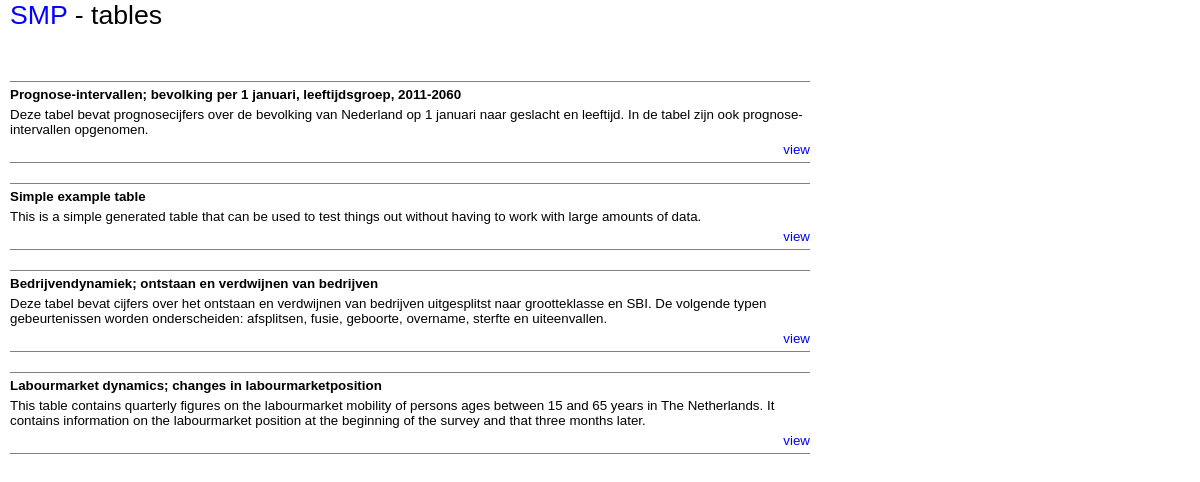
The page / on the database its author committed.
### tables this page shows
CREATE TABLE tables 
( id INTEGER,
	name TEXT,
	longname TEXT,
	description TEXT,
	url TEXT 
);

### index.php (the view, shortened to what this page needs)
<!DOCTYPE html>
<html lang="en">
  <head>
    <link rel="stylesheet" href="css/smp.css" type="text/css"/>
  </head>
  <body>
    <header>
        <h1><a href="<?php echo $_SERVER['PHP_SELF'];?>">SMP</a> - tables</h1>
    </header>
    <article>
<?php
  $pdo = new PDO("sqlite:data/test.sqlite");
  $r = $pdo->query("SELECT * FROM tables");
  while ($row = $r->fetch()) {
    echo '<div class="table">';
    echo '<h2>' . $row['longname'] . '</h2>';
    echo '<p>' . $row['description'] . '</p>';
    echo '<p class="tableoptions"><a href="view.php?id=' . $row['id'] . '">view</a></p>';
    echo '</div>';
  }
?>
    </article>
</body>
</html>

### css/smp.css (style rules this page uses)
* { font-family : sans-serif; font-size : 10pt; font-weight : normal; margin : 0pt; padding : 0pt; }
A { font-size : inherit; color : rgb(0,0,255); text-decoration : none; }
HEADER, ARTICLE { margin-left : 10px; width : 800px; }
HEADER H1 { font-size : 200%; }
ARTICLE { margin-top : 50px; margin-bottom : 50px; }
DIV.table { margin-top : 20px; border-bottom :gray solid 1px; border-top :gray solid 1px; }
H2 { font-weight : bold; margin-top : 5px; margin-bottom : 5px; }
P { margin-top : 5px; margin-bottom : 5px; }
P.tableoptions { text-align : right; }

### rows shown on the page
tables: longname "Prognose-intervallen; bevolking per 1 januari, leeftijdsgroep, 2011-2060", description "Deze tabel bevat prognosecijfers over de bevolking van Nederland op 1 januari naar geslacht en leeftijd. In de tabel zijn ook prognose-intervallen opgenomen."
tables: longname "Simple example table", description "This is a simple generated table that can be used to test things out without having to work with large amounts of data."
tables: longname "Bedrijvendynamiek; ontstaan en verdwijnen van bedrijven", description "Deze tabel bevat cijfers over het ontstaan en verdwijnen van bedrijven uitgesplitst naar grootteklasse en SBI. De volgende typen gebeurtenissen worden onderscheiden: afsplitsen, fusie, geboorte, overname, sterfte en uiteenvallen."
tables: longname "Labourmarket dynamics; changes in labourmarketposition", description "This table contains quarterly figures on the labourmarket mobility of persons ages between 15 and 65 years in The Netherlands. It contains information on the labourmarket position at the beginning of the survey and that three months later."
